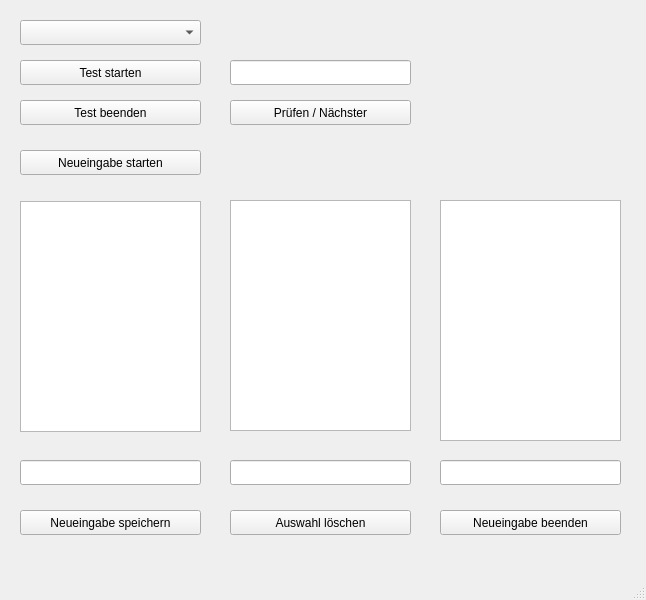
<?xml version="1.0" encoding="UTF-8"?>
<ui version="4.0">
 <class>MainWindow</class>
 <widget class="QMainWindow" name="MainWindow">
  <property name="geometry">
   <rect>
    <x>0</x>
    <y>0</y>
    <width>646</width>
    <height>600</height>
   </rect>
  </property>
  <property name="windowTitle">
   <string>MainWindow</string>
  </property>
  <widget class="QWidget" name="centralwidget">
   <widget class="QComboBox" name="CmdRichtung">
    <property name="geometry">
     <rect>
      <x>20</x>
      <y>20</y>
      <width>181</width>
      <height>25</height>
     </rect>
    </property>
    <property name="placeholderText">
     <string>(Sprachauswahl treffen)</string>
    </property>
    <property name="frame">
     <bool>true</bool>
    </property>
   </widget>
   <widget class="QPushButton" name="CmdTestStarten">
    <property name="geometry">
     <rect>
      <x>20</x>
      <y>60</y>
      <width>181</width>
      <height>25</height>
     </rect>
    </property>
    <property name="text">
     <string>Test starten</string>
    </property>
   </widget>
   <widget class="QPushButton" name="CmdTestBeenden">
    <property name="geometry">
     <rect>
      <x>20</x>
      <y>100</y>
      <width>181</width>
      <height>25</height>
     </rect>
    </property>
    <property name="text">
     <string>Test beenden</string>
    </property>
   </widget>
   <widget class="QPushButton" name="CmdPruefen">
    <property name="geometry">
     <rect>
      <x>230</x>
      <y>100</y>
      <width>181</width>
      <height>25</height>
     </rect>
    </property>
    <property name="text">
     <string>Prüfen / Nächster</string>
    </property>
   </widget>
   <widget class="QPushButton" name="CmdNeuEingabeStarten">
    <property name="geometry">
     <rect>
      <x>20</x>
      <y>150</y>
      <width>181</width>
      <height>25</height>
     </rect>
    </property>
    <property name="text">
     <string>Neueingabe starten</string>
    </property>
   </widget>
   <widget class="QPushButton" name="CmdNeuEingabeSpeichern">
    <property name="geometry">
     <rect>
      <x>20</x>
      <y>510</y>
      <width>181</width>
      <height>25</height>
     </rect>
    </property>
    <property name="text">
     <string>Neueingabe speichern</string>
    </property>
   </widget>
   <widget class="QPushButton" name="CmdAuswahlLoeschen">
    <property name="geometry">
     <rect>
      <x>230</x>
      <y>510</y>
      <width>181</width>
      <height>25</height>
     </rect>
    </property>
    <property name="text">
     <string>Auswahl löschen</string>
    </property>
   </widget>
   <widget class="QPushButton" name="CmdNeuEingabeBeenden">
    <property name="geometry">
     <rect>
      <x>440</x>
      <y>510</y>
      <width>181</width>
      <height>25</height>
     </rect>
    </property>
    <property name="text">
     <string>Neueingabe beenden</string>
    </property>
   </widget>
   <widget class="QLineEdit" name="EdtDeu">
    <property name="geometry">
     <rect>
      <x>20</x>
      <y>460</y>
      <width>181</width>
      <height>25</height>
     </rect>
    </property>
   </widget>
   <widget class="QLineEdit" name="EdtEng">
    <property name="geometry">
     <rect>
      <x>230</x>
      <y>460</y>
      <width>181</width>
      <height>25</height>
     </rect>
    </property>
   </widget>
   <widget class="QLineEdit" name="EdtFra">
    <property name="geometry">
     <rect>
      <x>440</x>
      <y>460</y>
      <width>181</width>
      <height>25</height>
     </rect>
    </property>
   </widget>
   <widget class="QListWidget" name="LstDeu">
    <property name="geometry">
     <rect>
      <x>20</x>
      <y>201</y>
      <width>181</width>
      <height>231</height>
     </rect>
    </property>
   </widget>
   <widget class="QListWidget" name="LstEng">
    <property name="geometry">
     <rect>
      <x>230</x>
      <y>200</y>
      <width>181</width>
      <height>231</height>
     </rect>
    </property>
   </widget>
   <widget class="QListWidget" name="LstFra">
    <property name="geometry">
     <rect>
      <x>440</x>
      <y>200</y>
      <width>181</width>
      <height>241</height>
     </rect>
    </property>
   </widget>
   <widget class="QLineEdit" name="EdtAntwort">
    <property name="geometry">
     <rect>
      <x>230</x>
      <y>60</y>
      <width>181</width>
      <height>25</height>
     </rect>
    </property>
   </widget>
   <widget class="QLabel" name="LstLabel">
    <property name="geometry">
     <rect>
      <x>230</x>
      <y>26</y>
      <width>181</width>
      <height>21</height>
     </rect>
    </property>
    <property name="text">
     <string/>
    </property>
   </widget>
  </widget>
  <widget class="QMenuBar" name="menubar">
   <property name="geometry">
    <rect>
     <x>0</x>
     <y>0</y>
     <width>646</width>
     <height>22</height>
    </rect>
   </property>
  </widget>
  <widget class="QStatusBar" name="statusbar"/>
 </widget>
 <resources/>
 <connections/>
</ui>
